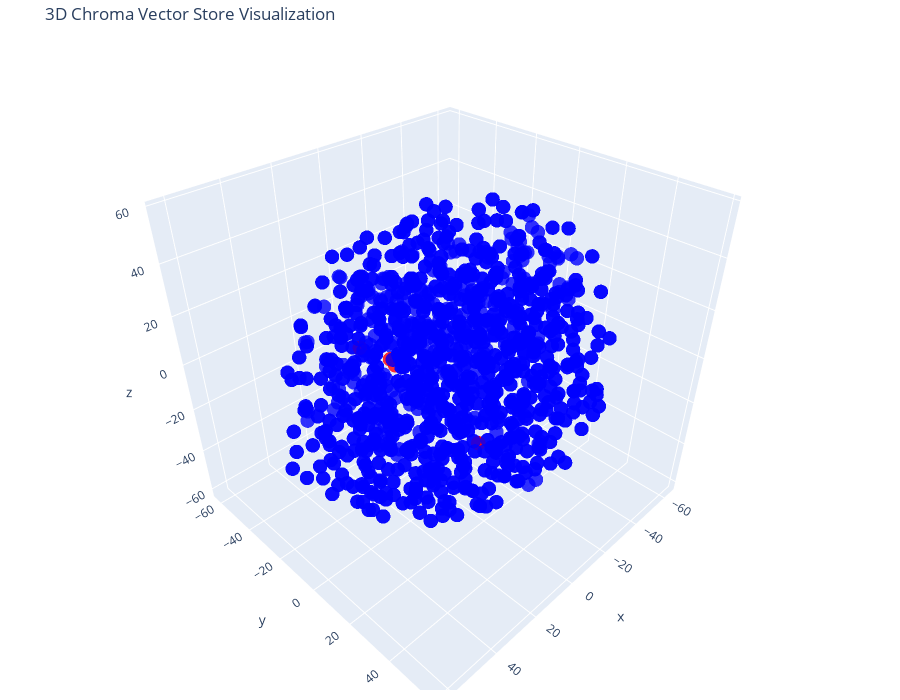

The code cell stored with this chart in its notebook:
### Code cell
# 3D visualization

tsne = TSNE(n_components=3, random_state=42)
reduced_vectors = tsne.fit_transform(vectors)

# Create the 3D scatter plot
fig = go.Figure(data=[go.Scatter3d(
    x=reduced_vectors[:, 0],
    y=reduced_vectors[:, 1],
    z=reduced_vectors[:, 2],
    mode='markers',
    marker=dict(size=5, color=colors, opacity=0.8),
    text=[f"Type: {t}<br>Text: {d[:100]}..." for t, d in zip(doc_types, documents)],
    hoverinfo='text'
)])

fig.update_layout(
    title='3D Chroma Vector Store Visualization',
    scene=dict(xaxis_title='x', yaxis_title='y', zaxis_title='z'),
    width=900,
    height=700,
    margin=dict(r=20, b=10, l=10, t=40)
)

fig.show()

### Figure 1 — Plotly figure (JSON) as saved in the notebook; plotly's stock layout.template omitted (floating-point values rounded to 4 significant figures; data arrays with more than 128 entries replaced by an {"elided": "..."} marker saying what was removed)
{"data": [{"hoverinfo": "text", "marker": {"color": {"elided": "1688 str values"}, "opacity": 0.8, "size": 5}, "mode": "markers", "text": {"elided": "1688 str values"}, "type": "scatter3d", "x": {"elided": "1688 float values"}, "y": {"elided": "1688 float values"}, "z": {"elided": "1688 float values"}}], "layout": {"height": 700, "margin": {"b": 10, "l": 10, "r": 20, "t": 40}, "scene": {"xaxis": {"title": {"text": "x"}}, "yaxis": {"title": {"text": "y"}}, "zaxis": {"title": {"text": "z"}}}, "title": {"text": "3D Chroma Vector Store Visualization"}, "width": 900}}
